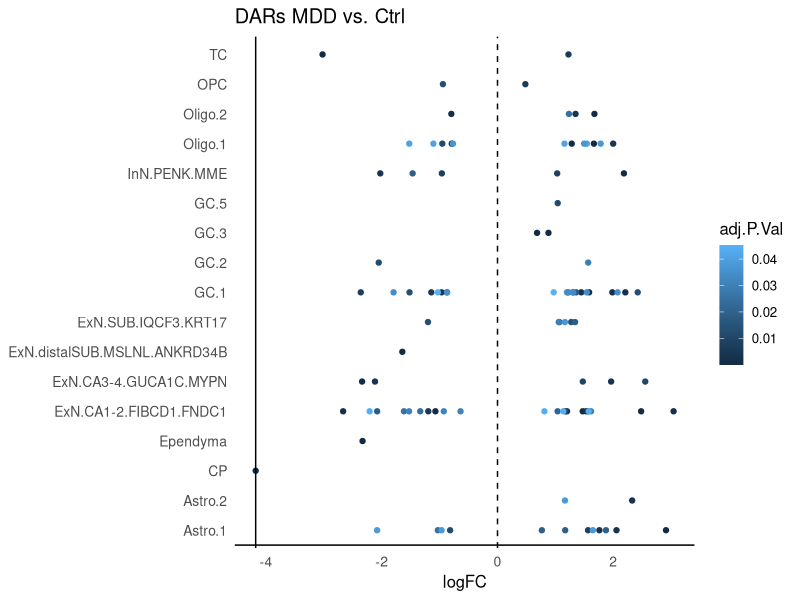
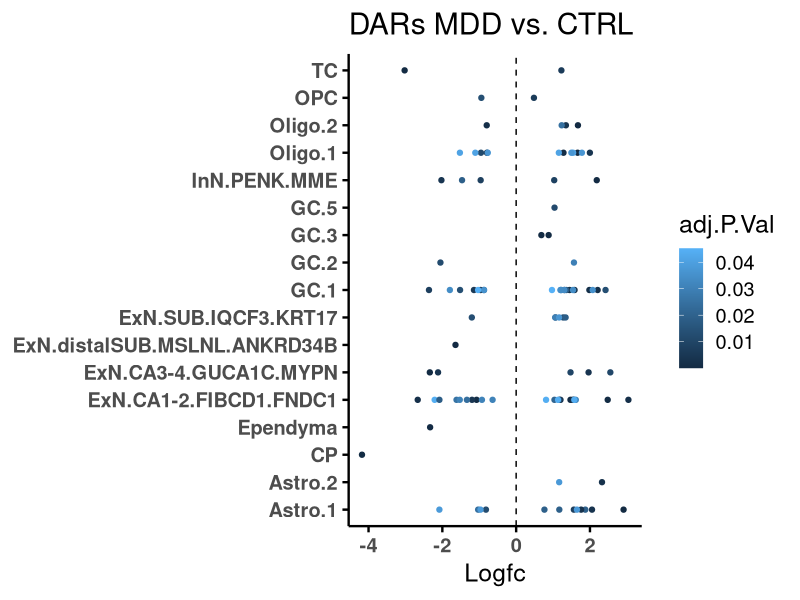

These charts were generated, in order, by the following R code:
## ---- chunk 1
library(readxl)
library(dplyr)
library(tidyverse)
library(ggplot2)
## ---- chunk 2
DAR = read_xlsx("filtered_ST12.xlsx")
## ---- chunk 3
DAR_dot = DAR %>% select(cell_type, logFC, adj.P.Val)
## ---- chunk 4
ggplot(DAR_dot, aes(x = logFC, y = cell_type)) +
  geom_point(aes(color = adj.P.Val)) +
  geom_vline(xintercept = 0, linetype = "dashed", color = "black") +
  geom_vline(xintercept = min(DAR_dot$logFC), color = "black") +  
  geom_hline(yintercept = 0.5, color = "black") +             
  scale_size_continuous(name = "−log10(adj.P.Val)", range = c(1, 8)) +
  theme_minimal(base_size = 12) +
  theme(
    axis.text.y = element_text(size = 10),
    axis.text.x = element_text(size = 10),
    panel.grid.major = element_blank(),
    panel.grid.minor = element_blank()
  ) +
  labs(x = "logFC", y = NULL, title = "DARs MDD vs. Ctrl")
## ---- chunk 5
p_dar = ggplot(DAR_dot, aes(x =logFC, y = cell_type)) +
  geom_point(aes(color = adj.P.Val)) +
  
  geom_vline(xintercept = 0, linetype = "dashed", color = "black") +

  theme_minimal(base_size = 18, ) +
  theme(
    axis.text.x = element_text(face = 'bold'),
    axis.text.y = element_text(face = 'bold'),
    axis.ticks = element_line(color = "black"),
    axis.line = element_line(color = "black"),
    panel.grid = element_blank()
  ) +
  
  labs(
    x = "Logfc",  
    y = NULL,
    title = "DARs MDD vs. CTRL"
  )
## ---- chunk 6
pdf('DAR MDD vs Ctrl.pdf', onefile = T, width= 8, height = 6)
print(p_dar)
dev.off()
